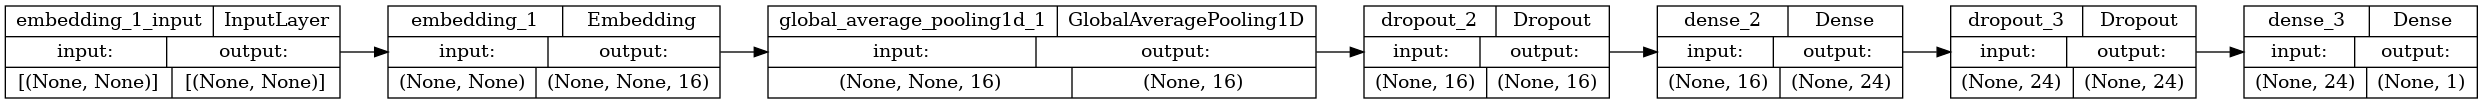

Write the Python code that produced this figure.
import os
import time
from datetime import datetime

import keras_tuner as kt
import matplotlib.pyplot as plt
import numpy as np
import pandas as pd
import tensorflow as tf
import tensorflow_addons as tfa
from nltk.corpus import stopwords
from tensorflow import keras
from tensorflow.keras.preprocessing.sequence import pad_sequences
from tensorflow.keras.preprocessing.text import Tokenizer

print("[Step 1/9] Loading data")
# Read data
data = pd.read_csv('./input/MatrixData', sep='\t')


def remove_stopwords(input_text):
    '''
    Function to remove English stopwords from a Pandas Series.

    Parameters:
        input_text : text to clean
    Output:
        cleaned Pandas Series 
    '''
    stopwords_list = stopwords.words('english')
    # Some words which might indicate a certain sentiment are kept via a whitelist
    whitelist = ["n't", "not", "no"]
    words = input_text.split()
    clean_words = [word for word in words if (
        word not in stopwords_list or word in whitelist) and len(word) > 1]
    return " ".join(clean_words)


# Remove unknown
data.dropna(inplace=True)

# Convert label to something useful


def change_labels(x): return 1 if x == "spam" else 0


data['label'] = data['label'].apply(change_labels)

# Count by label
spam = 0
ham = 0


def count_labels(x):
    if x == 1:
        global spam
        spam += 1
    else:
        global ham
        ham += 1
    return x
# .apply(count_labels)
#print("Spam: ", spam)
#print("Ham: ", ham)


# Remove stopwords
data['message'] = data['message'].apply(
    remove_stopwords)

# Print unbalanced
print(data.groupby('label').describe().T)


#ham_msg = data[data.label == 0]
#spam_msg = data[data.label == 1]

# randomly taking data from ham_msg
#ham_msg = ham_msg.sample(n=len(spam_msg)*2, random_state=42)

#data = pd.concat([ham_msg, spam_msg]).reset_index(drop=True)

# Balanced
print(data.groupby('label').describe().T)

# Shuffle data
data = data.sample(frac=1).reset_index(drop=True)

# Split data into messages and label sets
sentences = data['message'].tolist()
labels = data['label'].tolist()

# Separate out the sentences and labels into training and test sets
#training_size = int(len(sentences) * 0.8)
training_size = int(len(sentences) * 0.7)
training_sentences = sentences[0:training_size]
testing_sentences = sentences[training_size:]
training_labels = labels[0:training_size]
testing_labels = labels[training_size:]

# Make labels into numpy arrays for use with the network later
training_labels_final = np.array(training_labels)
testing_labels_final = np.array(testing_labels)

print("[Step 2/9] Tokenizing data")
vocab_size = 1000
embedding_dim = 16
#embedding_dim = 32
#max_length = 120
max_length = None
trunc_type = 'post'
padding_type = 'post'
oov_tok = "<OOV>"


tokenizer = Tokenizer(num_words=vocab_size, oov_token=oov_tok)

tokenizer.fit_on_texts(training_sentences)
word_index = tokenizer.word_index

sequences = tokenizer.texts_to_sequences(training_sentences)
padded = pad_sequences(sequences, maxlen=max_length, padding=padding_type,
                       truncating=trunc_type)

testing_sequences = tokenizer.texts_to_sequences(testing_sentences)
testing_padded = pad_sequences(testing_sequences, maxlen=max_length,
                               padding=padding_type, truncating=trunc_type)


print("[Step 3/9] Prepare callbacks")
logdir = "logs/scalars/" + datetime.now().strftime("%Y%m%d-%H%M%S")
tensorboard_callback = keras.callbacks.TensorBoard(log_dir=logdir)

hypermodel_logdir = "logs/scalars/" + \
    datetime.now().strftime("%Y%m%d-%H%M%S") + "_hypermodel"
hypermodel_tensorboard_callback = keras.callbacks.TensorBoard(
    log_dir=hypermodel_logdir)

hypertuner_logdir = "hypertuner_logs/scalars/" + \
    datetime.now().strftime("%Y%m%d-%H%M%S")
hypertuner_tensorboard_callback = keras.callbacks.TensorBoard(
    log_dir=hypertuner_logdir)
# Define the checkpoint directory to store the checkpoints.
checkpoint_dir = './training_checkpoints'
# Define the name of the checkpoint files.
checkpoint_prefix = os.path.join(checkpoint_dir, "ckpt_{epoch}")

progress_bar = tf.keras.callbacks.ProgbarLogger()

#es_callback = tf.keras.callbacks.EarlyStopping(monitor='val_loss', patience=3)

print("[Step 4/9] Creating model")


class SpamDectionModel(kt.HyperModel):
    def build(self, hp):
        # Tune the number of units in the first Dense layer
        # Choose an optimal value between 6-512
        hp_units = hp.Int('units', min_value=6, max_value=512, step=12)
        hp_dropout = hp.Float('dropout', min_value=.1, max_value=.9, step=.01)
        hp_l2 = hp.Float('l2', min_value=0.0001, max_value=0.001, step=0.0001)
        model = tf.keras.Sequential([
            tf.keras.layers.Embedding(
                vocab_size, embedding_dim, input_length=max_length),
            tf.keras.layers.GlobalAveragePooling1D(),
            tf.keras.layers.Dropout(hp_dropout,),
            tf.keras.layers.Dense(units=hp_units, activation='relu',
                                  kernel_regularizer=tf.keras.regularizers.l2(hp_l2)),
            # tf.keras.layers.Dense(6, activation='relu',
            #                      kernel_regularizer=tf.keras.regularizers.l2(0.0001)),
            tf.keras.layers.Dropout(hp_dropout,),
            tf.keras.layers.Dense(1, activation='sigmoid')
        ])
        # Adam was best so far
        # tf.keras.optimizers.Nadam() has similar results to Adam but a bit worse. second best
        hp_learning_rate = hp.Choice('learning_rate', values=[
            1e-2, 1e-3, 1e-4, 1e-5, ])
        opt = tf.keras.optimizers.Adam(learning_rate=hp_learning_rate)
        # opt = tf.keras.optimizers.Nadam()
        model.compile(loss=tf.keras.losses.BinaryCrossentropy(),
                      optimizer=opt, metrics=['accuracy'])
        # print(model.summary())

        return model


print("[Step 5/9] Tuning hypervalues")
tuner = kt.Hyperband(SpamDectionModel(),
                     objective='val_accuracy',
                     max_epochs=350,
                     factor=3,
                     directory='hyper_tuning',
                     project_name='spam-keras')

stop_early = tf.keras.callbacks.EarlyStopping(monitor='val_loss', patience=5)
tuner.search(padded, training_labels_final, epochs=400, verbose=0,
             validation_data=(testing_padded, testing_labels_final), callbacks=[hypertuner_tensorboard_callback, stop_early, progress_bar])
# Get the optimal hyperparameters
best_hps = tuner.get_best_hyperparameters(num_trials=1)[0]

print(f"""
The hyperparameter search is complete. The optimal number of units in the first densely-connected
layer is {best_hps.get('units')} and the optimal learning rate for the optimizer is {best_hps.get('learning_rate')}.
The optimal dropout rate is {best_hps.get('dropout')} and the optimal l2 rate is {best_hps.get('l2')}.
""")


print("[Step 6/9] Fitting initial model")
num_epochs = 200
model = tuner.hypermodel.build(best_hps)
history = model.fit(padded,
                    training_labels_final,
                    epochs=num_epochs,
                    verbose=0,
                    callbacks=[tensorboard_callback, progress_bar],
                    validation_data=(testing_padded, testing_labels_final))


val_acc_per_epoch = history.history['val_accuracy']
best_epoch = val_acc_per_epoch.index(max(val_acc_per_epoch)) + 5
print('Best epoch: %d' % (best_epoch,))
print("Average train loss: ", np.average(history.history['loss']))
print("Average test loss: ", np.average(history.history['val_loss']))

print("[Step 7/9] Building final model")
hypermodel = tuner.hypermodel.build(best_hps)
hypermodel_history = hypermodel.fit(padded, training_labels_final, verbose=0,
                                    epochs=best_epoch,
                                    callbacks=[hypermodel_tensorboard_callback,
                                               tf.keras.callbacks.ModelCheckpoint(filepath=checkpoint_prefix,
                                                                                  save_weights_only=True), progress_bar,
                                               # es_callback
                                               ], validation_data=(testing_padded, testing_labels_final)
                                    )

print("Average train loss(hypermodel_history): ",
      np.average(hypermodel_history.history['loss']))
print("Average test loss(hypermodel_history): ",
      np.average(hypermodel_history.history['val_loss']))


print("[Step 8/9] Saving final model")
# Save model
hypermodel.save(f"./models/spam_keras_{time.time()}")

print("[Step 9/9] Testing final model")
# Use the model to predict whether a message is spam
text_messages = ['Greg, can you call me back once you get this?',
                 'Congrats on your new iPhone! Click here to claim your prize...',
                 'Really like that new photo of you',
                 'Did you hear the news today? Terrible what has happened...',
                 'Attend this free COVID webinar today: Book your session now...',
                 'Are you coming to the party tonight?',
                 'Your parcel has gone missing',
                 'Do not forget to bring friends!',
                 'You have won a million dollars! Fill out your bank details here...',
                 'Looking forward to seeing you again',
                 'oh wow https://github.com/MGCodesandStats/tensorflow-nlp/blob/master/spam%20detection%20tensorflow%20v2.ipynb works really good on spam detection. Guess I go with that as the base model then lol :D',
                 'ayo',
                 'Almost all my spam is coming to my non-gmail address actually',
                 'Oh neat I think I found the sizing sweetspot for my data :D',
                 'would never click on buttons in gmail :D always expecting there to be a bug in gmail that allows js to grab your google credentials :D XSS via email lol. I am too scared for touching spam in gmail',
                 'back to cacophony ',
                 'Room version 11 when',
                 'skip 11 and go straight to 12',
                 '100 events should clear out any events that might be causing a request to fail lol']

# print(text_messages)

# Create the sequences
padding_type = 'post'
sample_sequences = tokenizer.texts_to_sequences(text_messages)
fakes_padded = pad_sequences(
    sample_sequences, padding=padding_type, maxlen=max_length)

classes = hypermodel.predict(fakes_padded)

# The closer the class is to 1, the more likely that the message is spam
for x in range(len(text_messages)):
    print(f"Message: \"{text_messages[x]}\"")
    print(f"Likeliness of spam in percentage: {classes[x][0]:.5f}")
    print('\n')


#tf.keras.utils.plot_model(model, rankdir="LR", show_shapes=True)
